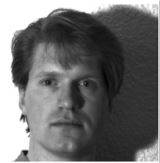
#> input picture images/person.JPG, 160 x 163 px, found by its file name
$ python Crop.py
#> lines starting #> are read from the running program, lines starting #| are printed output that depends on the picture
import cv2
import numpy as np

image_Path = "images\person.jpg"
image = cv2.imread(image_Path, cv2.IMREAD_GRAYSCALE)
#> image is the input picture: shape (163, 160); min 0, max 255, mean 111.2
cv2.imshow("Imagem Original", image)
cv2.waitKey(0)

# Recorte a imagem (necessário um "norte" de onde e como recortar)
croppedImage = image[40:120, 40:120]
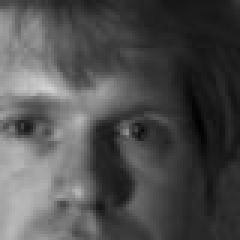
#> croppedImage: shape (80, 80) (shown 3 times larger); min 0, max 211, mean 78.6
cv2.imshow("Imagem cortada", croppedImage)
cv2.waitKey(0)

$ run again, with images/CT.JPG copied over images/person.JPG
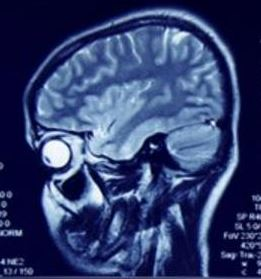
#> input picture images/CT.JPG, 261 x 279 px, found by its file name
#> `image = cv2.imread(image_Path, cv2.IMREAD_GRAYSCALE)`:
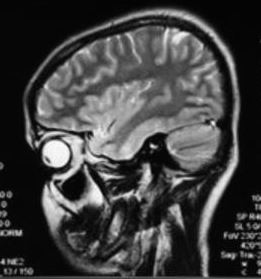
#> image: shape (279, 261); min 0, max 255, mean 65.5
#> `croppedImage = image[40:120, 40:120]`:
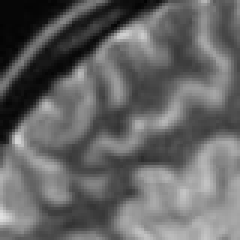
#> croppedImage: shape (80, 80) (shown 3 times larger); min 2, max 225, mean 100.8
